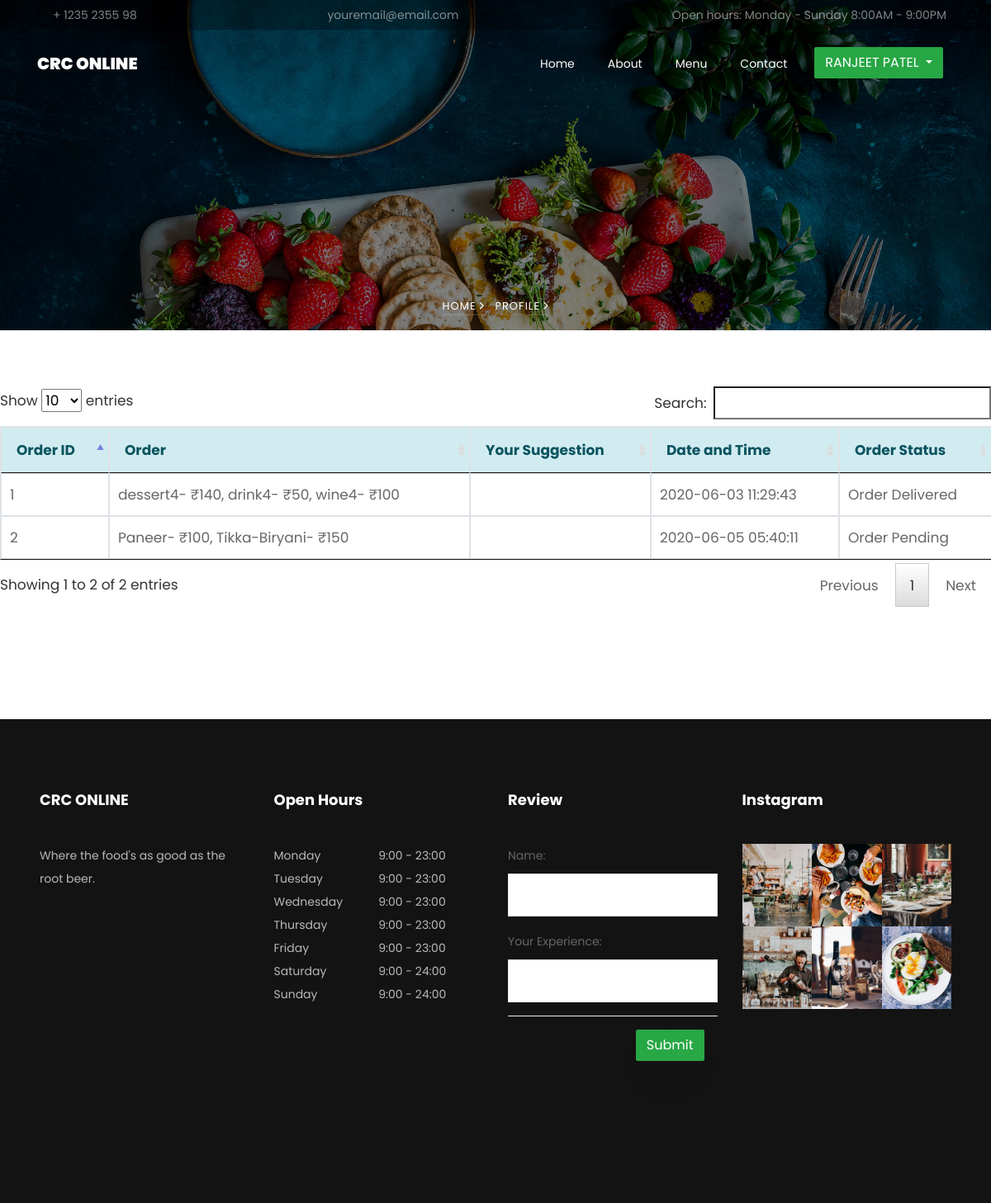
The page /user/afr/order.php (signed in) on the database its author committed.
### tables this page shows
CREATE TABLE `customer` (
  `customer_id` int(6) NOT NULL,
  `username` varchar(20) NOT NULL,
  `name` varchar(40) NOT NULL,
  `mobilenumber` bigint(10) NOT NULL,
  `address` varchar(50) NOT NULL,
  `password` varchar(12) NOT NULL
);

CREATE TABLE `orders` (
  `order_id` bigint(9) NOT NULL,
  `customer_id` bigint(6) NOT NULL,
  `item` varchar(255) NOT NULL,
  `anysuggestion` varchar(255) NOT NULL,
  `status` varchar(255) NOT NULL DEFAULT '''Order Pending''',
  `date` timestamp NOT NULL DEFAULT current_timestamp() ON UPDATE current_timestamp()
);

### user/account.php (called while the page is built)
<?php
	require_once 'connect.php';
	$q_customername = $conn->query("SELECT * FROM `customer` WHERE `customer_id` = '$_SESSION[customer_id]'") or die(mysqli_error());
	$f_customername = $q_customername->fetch_array();
	$customer_name = $f_customername['name'];

### user/afr/order.php (the view, shortened to what this page needs)
<?php
	require_once '../account.php';
?>
<!DOCTYPE html>
<html lang="en">
  <head>
    <link rel="stylesheet" href="css/open-iconic-bootstrap.min.css">
    <link rel="stylesheet" href="css/animate.css">
    <link rel="stylesheet" href="css/owl.carousel.min.css">
    <link rel="stylesheet" href="css/owl.theme.default.min.css">
    <link rel="stylesheet" href="css/magnific-popup.css">
    <link rel="stylesheet" href="css/aos.css">
    <link rel="stylesheet" href="css/ionicons.min.css">
    <link rel="stylesheet" href="css/bootstrap-datepicker.css">
    <link rel="stylesheet" href="css/jquery.timepicker.css">
    <link rel="stylesheet" href="css/flaticon.css">
    <link rel="stylesheet" href="css/icomoon.css">
    <link rel="stylesheet" href="css/style.css">
    <link rel = "stylesheet" href = "css/jquery.dataTables.css" />
  </head>
  <body>
    <div class="py-1 bg-black top">
    	<div class="container">
    		<div class="row no-gutters d-flex align-items-start align-items-center px-md-0">
	    		<div class="col-lg-12 d-block">
		    		<div class="row d-flex">
		    			<div class="col-md pr-4 d-flex topper align-items-center">
					    	<div class="icon mr-2 d-flex justify-content-center align-items-center"><span class="icon-phone2"></span></div>
						    <span class="text">+ 1235 2355 98</span>
					    </div>
					    <div class="col-md pr-4 d-flex topper align-items-center">
					    	<div class="icon mr-2 d-flex justify-content-center align-items-center"><span class="icon-paper-plane"></span></div>
						    <span class="text">youremail@email.com</span>
					    </div>
					    <div class="col-md-5 pr-4 d-flex topper align-items-center text-lg-right justify-content-end">
						    <p class="mb-0 register-link"><span>Open hours:</span> <span>Monday - Sunday</span> <span>8:00AM - 9:00PM</span></p>
					    </div>
				    </div>
			    </div>
		    </div>
		  </div>
    </div>
	  <nav class="navbar navbar-expand-lg navbar-dark ftco_navbar bg-dark ftco-navbar-light" id="ftco-navbar">
	    <div class="container">
	      <a class="navbar-brand" href="home.php">CRC ONLINE</a>
	      <div class="collapse navbar-collapse" id="ftco-nav">
	        <ul class="navbar-nav ml-auto">
	        	<li class="nav-item"><a href="home.php" class="nav-link">Home</a></li>
	        	<li class="nav-item"><a href="about.php" class="nav-link">About</a></li>
	        	<li class="nav-item"><a href="menu.php" class="nav-link">Menu</a></li>
	          <li class="nav-item"><a href="contact.php" class="nav-link">Contact</a></li>
	          <li class = " btn dropdown">
							<button class = "dropdown-toggle btn btn-success" data-toggle = "dropdown" type = "button" href = "#"> <?php echo htmlentities($customer_name)?> </button>
						</li>
	        </ul>
	      </div>
	    </div>
	  </nav>
    <section class="hero-wrap hero-wrap-2" style="background-image: url('../images/bg_3.jpg');" data-stellar-background-ratio="0.5">
      <div class="overlay"></div>
      <div class="container">
        <div class="row no-gutters slider-text align-items-end justify-content-center">
          <div class="col-md-9 ftco-animate text-center">
            <p class="breadcrumbs"><span class="mr-2"><a href="index.html">Home <i class="ion-ios-arrow-forward"></i></a></span> <span>Profile <i class="ion-ios-arrow-forward"></i></span></p>
          </div>
        </div>
      </div>
    </section>
    <br />
    <br />
            <table id = "table" class = "table table-bordered">
					<thead>
						<tr class = "alert-info">
						  <th>Order ID</th>
							<th>Order</th>
              <th>Your Suggestion</th>
              <th>Date and Time</th>
              <th>Order Status</th>
						</tr>
					</thead>
					<tbody>
					<?php
          $i=1;
						$q_order = $conn->query("SELECT * FROM `orders` WHERE customer_id ='$_SESSION[customer_id]'") or die(mysqli_error());
						while($f_order = $q_order->fetch_array()){
					?>
						<tr>
							<td><?php echo $i;?></td>
							<td><?php echo $f_order['item']?>
              <td><?php echo $f_order['anysuggestion']?>
              <td><?php echo $f_order['date']?>
              <td><?php echo $f_order['status']?>
						</tr>
					<?php
          $i++;
						}
					?>
					</tbody>
				</table>
                <br />
                <br />
                <br />
                <br />
    <footer class="ftco-footer ftco-bg-dark ftco-section">
      <div class="container-fluid px-md-5 px-3">
        <div class="row mb-5">
          <div class="col-md-6 col-lg-3">
            <div class="ftco-footer-widget mb-4">
              <h2 class="ftco-heading-2">CRC ONLINE</h2>
              <p>Where the food's as good as the root beer.</p>
              <ul class="ftco-footer-social list-unstyled float-md-left float-lft mt-3">
              </ul>
            </div>
          </div>
          <div class="col-md-6 col-lg-3">
            <div class="ftco-footer-widget mb-4">
              <h2 class="ftco-heading-2">Open Hours</h2>
              <ul class="list-unstyled open-hours">
                <li class="d-flex"><span>Monday</span><span>9:00 - 23:00</span></li>
                <li class="d-flex"><span>Tuesday</span><span>9:00 - 23:00</span></li>
                <li class="d-flex"><span>Wednesday</span><span>9:00 - 23:00</span></li>
                <li class="d-flex"><span>Thursday</span><span>9:00 - 23:00</span></li>
                <li class="d-flex"><span>Friday</span><span>9:00 - 23:00</span></li>
                <li class="d-flex"><span>Saturday</span><span>9:00 - 24:00</span></li>
                <li class="d-flex"><span>Sunday</span><span> 9:00 - 24:00</span></li>
              </ul>
            </div>
          </div>
          <div class="col-md-6 col-lg-3">
            <div class="ftco-footer-widget mb-4">
              <h2 class="ftco-heading-2">Review</h2>
              <form method = "POST" action = "../save_review.php" enctype = "multipart/form-data">
                <div class = "form-group">
                  <label class = "control-label">Name:</label>
                  <input name = "name" type = "text" id = "name" required = "required" class = "form-control" />
                </div>
                <div class = "form-group">
                  <label class = "control-label">Your Experience:</label>
                  <input name = "yourexperience" type = "text" id = "yourexperience" required = "required" class = "form-control" />
                </div>
                <div class = "modal-footer">
                  <button  class = "btn btn-success" name = "submit">Submit</button>
                </div>
              </form>
            </div>
          </div>
          <div class="col-md-6 col-lg-3">
             <div class="ftco-footer-widget mb-4">
              <h2 class="ftco-heading-2">Instagram</h2>
              <div class="thumb d-sm-flex">
	            	<a href="#" class="thumb-menu img" style="background-image: url(../images/insta-1.jpg);">
	            	</a>
	            	<a href="#" class="thumb-menu img" style="background-image: url(../images/insta-2.jpg);">
	            	</a>
	            	<a href="#" class="thumb-menu img" style="background-image: url(../images/insta-3.jpg);">
	            	</a>
	            </div>
	            <div class="thumb d-flex">
	            	<a href="#" class="thumb-menu img" style="background-image: url(../images/insta-4.jpg);">
	            	</a>
	            	<a href="#" class="thumb-menu img" style="background-image: url(../images/insta-5.jpg);">
	            	</a>
	            	<a href="#" class="thumb-menu img" style="background-image: url(../images/insta-6.jpg);">
	            	</a>
	            </div>
            </div>
          </div>
        </div>
      </div>
    </footer>
  </body>
</html>

### user/afr/css/icomoon.css (style rules this page uses)
[class^="icon-"], [class*=" icon-"] { font-family: 'icomoon' !important; speak: none; font-style: normal; font-weight: normal; font-variant: normal; text-transform: none; line-height: 1; -webkit-font-smoothing: antialiased; -moz-osx-font-smoothing: grayscale; }
.icon-paper-plane:before { content: "\f1d8"; }
.icon-phone2:before { content: "\e0cd"; }

### rows shown on the page
customer: name "RANJEET PATEL"
orders: item "dessert4- ₹140, drink4- ₹50, wine4- ₹100", date "2020-06-03 11:29:43", status "Order Delivered"
orders: item "Paneer- ₹100, Tikka-Biryani- ₹150", date "2020-06-05 05:40:11", status "Order Pending"
